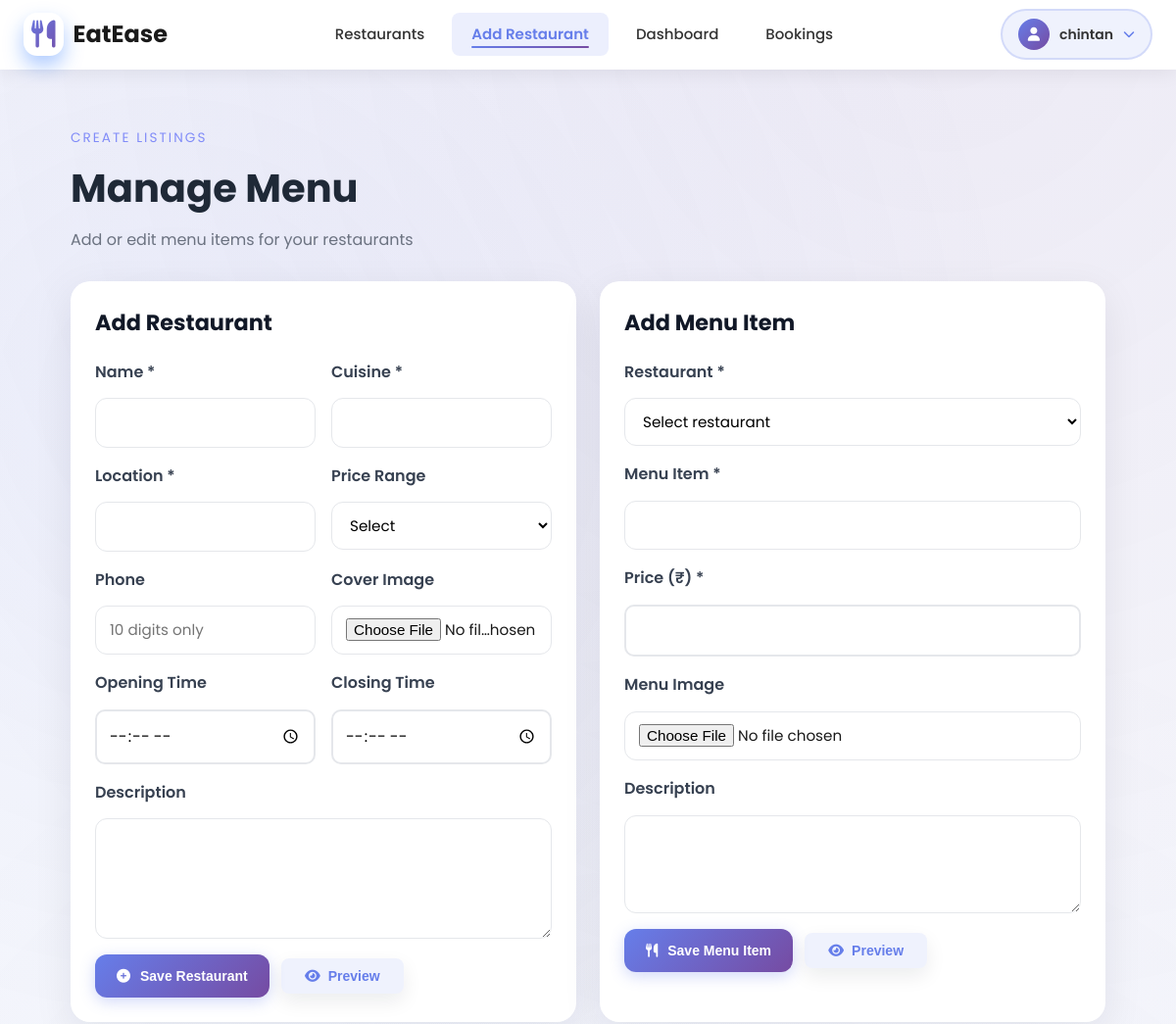
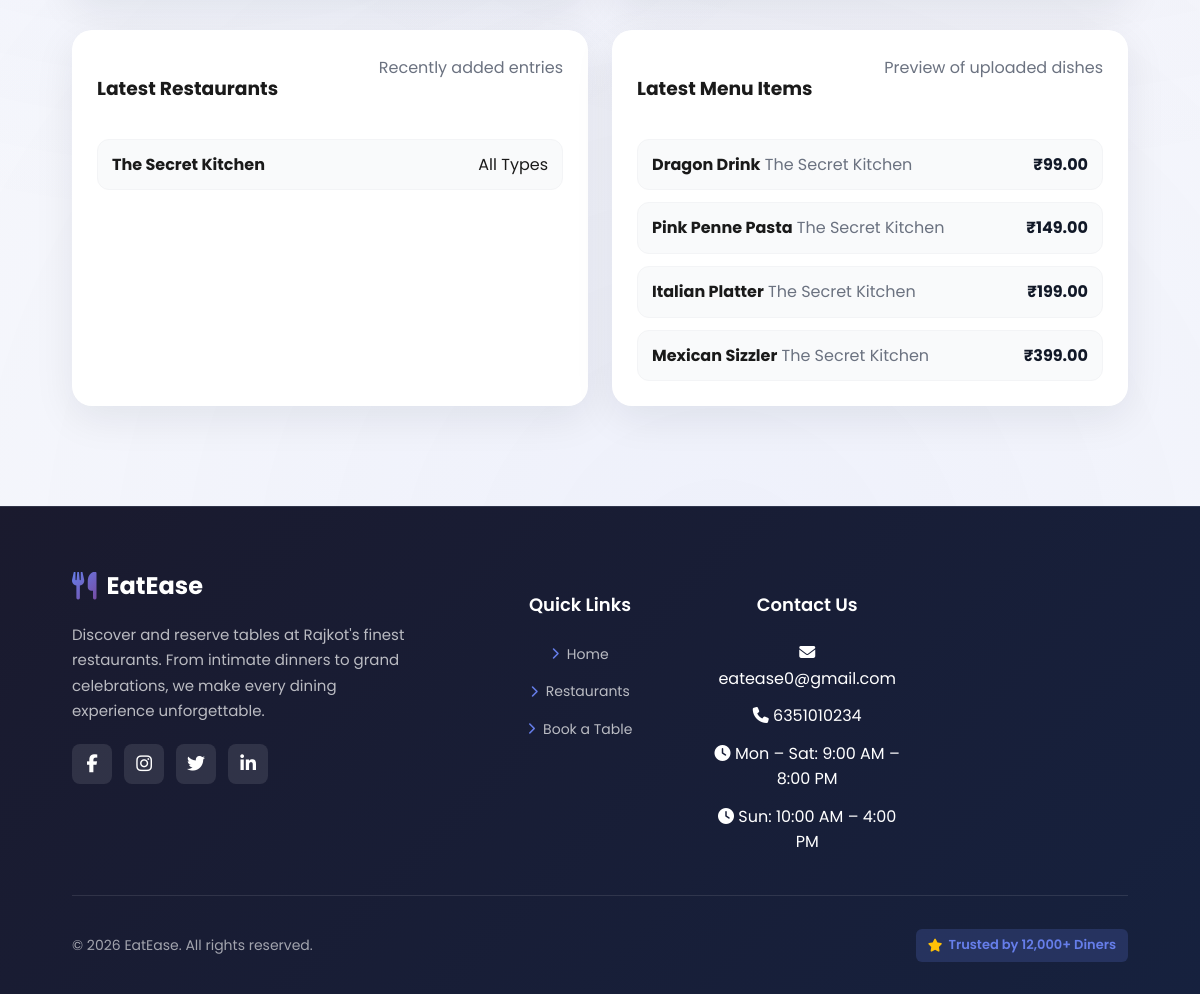
Screenshot of /restaurants/manage.php (signed in) with the database file from the repository (2 pictures, top to bottom).
### tables this page shows
CREATE TABLE `hotels` (
  `id` int(10) UNSIGNED NOT NULL,
  `name` varchar(255) NOT NULL,
  `description` text DEFAULT NULL,
  `cuisine_type` varchar(100) DEFAULT NULL,
  `location` varchar(255) DEFAULT NULL,
  `phone` varchar(20) DEFAULT NULL,
  `open_time` time DEFAULT NULL,
  `close_time` time DEFAULT NULL,
  `price_range` varchar(10) DEFAULT NULL,
  `image_url` varchar(500) DEFAULT NULL,
  `avg_rating` decimal(3,2) DEFAULT 0.00,
  `total_ratings` int(10) UNSIGNED DEFAULT 0,
  `owner_id` int(10) UNSIGNED DEFAULT NULL,
  `created_at` datetime NOT NULL DEFAULT current_timestamp(),
  `updated_at` datetime DEFAULT NULL ON UPDATE current_timestamp(),
  `deleted_at` datetime DEFAULT NULL
);

CREATE TABLE `menu_items` (
  `id` int(10) UNSIGNED NOT NULL,
  `hotel_id` int(10) UNSIGNED NOT NULL,
  `name` varchar(255) NOT NULL,
  `description` text DEFAULT NULL,
  `price` decimal(8,2) NOT NULL,
  `image_path` varchar(500) DEFAULT NULL,
  `created_at` datetime NOT NULL DEFAULT current_timestamp()
);

### restaurants/manage.php (the view, shortened to what this page needs)
<?php
require_once __DIR__ . '/../config/config.php';
$sessionRole = $_SESSION['role'] ?? 'user';
$edit_restaurant = null;
$owner_id_global = null;
if ($sessionRole === 'restaurant_owner') {
  $u_email = $_SESSION['email'];
  $u_stmt = $mysqli->prepare("SELECT id FROM users WHERE email = ?");
  $u_stmt->bind_param("s", $u_email);
  $u_stmt->execute();
  $u_res = $u_stmt->get_result();
  if ($u_row = $u_res->fetch_assoc()) {
    $owner_id_global = $u_row['id'];
  }
}
$restaurants = [];
if ($sessionRole === 'admin') {
  $restaurants_query = "
    SELECT h.id, h.name, h.cuisine_type, h.location, h.phone, h.created_at,
           u.first_name, u.last_name, u.email as owner_email
    FROM hotels h
    LEFT JOIN users u ON h.owner_id = u.id
    WHERE h.deleted_at IS NULL
    ORDER BY h.created_at DESC
  ";
  $restaurants_result = $mysqli->query($restaurants_query);
  if ($restaurants_result) {
    while ($row = $restaurants_result->fetch_assoc()) {
      $restaurants[] = $row;
    }
  }
} else {
  $owner_email = $_SESSION['email'];
  $owner_stmt = $mysqli->prepare("SELECT id FROM users WHERE email = ?");
  $owner_stmt->bind_param("s", $owner_email);
  $owner_stmt->execute();
  $owner_result = $owner_stmt->get_result();
  $owner = $owner_result->fetch_assoc();
  $owner_id = $owner ? $owner['id'] : 0;
  $restaurants_query = "
    SELECT id, name, cuisine_type
    FROM hotels
    WHERE owner_id = ? AND deleted_at IS NULL
    ORDER BY name ASC
  ";
  $restaurants_stmt = $mysqli->prepare($restaurants_query);
  $restaurants_stmt->bind_param("i", $owner_id);
  $restaurants_stmt->execute();
  $restaurants_result = $restaurants_stmt->get_result();
  while ($row = $restaurants_result->fetch_assoc()) {
    $restaurants[] = $row;
  }
}
$recent_menus = [];
if ($sessionRole === 'restaurant_owner' && $owner_id_global) {
  $stmt = $mysqli->prepare("SELECT m.id, m.name, m.price, m.image_path, h.name AS hotel_name FROM menu_items m JOIN hotels h ON m.hotel_id = h.id WHERE h.deleted_at IS NULL AND h.owner_id = ? ORDER BY m.created_at DESC LIMIT 5");
  $stmt->bind_param("i", $owner_id_global);
  $stmt->execute();
  $res = $stmt->get_result();
  while ($row = $res->fetch_assoc()) {
    $recent_menus[] = $row;
  }
}
include '../includes/header.php';
?>
<link rel="stylesheet" href="../assets/css/manage-restaurants.css">
<section class="manage-wrapper">
  <div class="container">
    <div class="page-header" style="display: flex; justify-content: space-between; align-items: center;">
      <div>
        <?php if ($sessionRole === 'admin'): ?>
          <p class="eyebrow">Admin Panel</p>
          <h1>Manage Restaurants</h1>
          <p class="muted">View and manage all restaurant owner data</p>
        <?php else: ?>
          <p class="eyebrow">Create listings</p>
          <h1>Manage Menu</h1>
          <p class="muted">Add or edit menu items for your restaurants</p>
        <?php endif; ?>
      </div>
    </div>
    <div class="form-grid">
      <?php if ($sessionRole === 'restaurant_owner' || ($sessionRole === 'admin' && $edit_restaurant)): ?>
        <form method="POST" enctype="multipart/form-data" class="card">
          <?php if ($edit_restaurant): ?>
            <input type="hidden" name="update_restaurant" value="1">
            <input type="hidden" name="restaurant_id" value="<?php echo $edit_restaurant['id']; ?>">
            <div style="display: flex; justify-content: space-between; align-items: center; margin-bottom: 1rem;">
              <h2>Edit Restaurant</h2>
              <a href="manage.php" class="btn-secondary" style="font-size: 0.9rem;">Cancel Edit</a>
            </div>
          <?php else: ?>
            <h2>Add Restaurant</h2>
          <?php endif; ?>
          <div class="form-row">
            <div class="form-group">
              <label for="restaurant_name">Name *</label>
              <input type="text" id="restaurant_name" name="restaurant_name" value="<?php echo $edit_restaurant ? htmlspecialchars($edit_restaurant['name']) : ''; ?>" required>
            </div>
            <div class="form-group">
              <label for="cuisine_type">Cuisine *</label>
              <input type="text" id="cuisine_type" name="cuisine_type" value="<?php echo $edit_restaurant ? htmlspecialchars($edit_restaurant['cuisine_type']) : ''; ?>" required>
            </div>
          </div>
          <div class="form-row">
            <div class="form-group">
              <label for="location">Location *</label>
              <input type="text" id="location" name="location" value="<?php echo $edit_restaurant ? htmlspecialchars($edit_restaurant['location']) : ''; ?>" required>
            </div>
            <div class="form-group">
              <label for="price_range">Price Range</label>
              <select id="price_range" name="price_range">
                <option value="">Select</option>
              </select>
            </div>
          </div>
          <div class="form-row">
            <div class="form-group">
              <label for="phone">Phone</label>
              <input type="tel" id="phone" name="phone" maxlength="10" pattern="[0-9]{10}" placeholder="10 digits only" onkeypress="return /[0-9]/i.test(event.key)" value="<?php echo $edit_restaurant ? htmlspecialchars($edit_restaurant['phone']) : ''; ?>">
            </div>
            <div class="form-group">
              <label for="restaurant_image">Cover Image</label>
              <input type="file" id="restaurant_image" name="restaurant_image" accept="image/*">
            </div>
          </div>
          <div class="form-row">
            <div class="form-group">
              <label for="open_time">Opening Time</label>
              <input type="time" id="open_time" name="open_time" value="<?php echo $edit_restaurant && !empty($edit_restaurant['open_time']) ? htmlspecialchars(substr($edit_restaurant['open_time'], 0, 5)) : ''; ?>">
            </div>
            <div class="form-group">
              <label for="close_time">Closing Time</label>
              <input type="time" id="close_time" name="close_time" value="<?php echo $edit_restaurant && !empty($edit_restaurant['close_time']) ? htmlspecialchars(substr($edit_restaurant['close_time'], 0, 5)) : ''; ?>">
            </div>
          </div>
          <div class="form-group">
            <label for="description">Description</label>
            <textarea id="description" name="description" rows="4"><?php echo $edit_restaurant ? htmlspecialchars($edit_restaurant['description']) : ''; ?></textarea>
          </div>
          <button type="submit" class="btn-primary">
            <?php if ($edit_restaurant): ?>
              <i class="fas fa-save"></i> Update Restaurant
            <?php else: ?>
              <i class="fas fa-plus-circle"></i> Save Restaurant
            <?php endif; ?>
          </button>
          <button type="button" id="previewRestaurantBtn" class="btn-secondary" style="margin-left: 8px;">
            <i class="fas fa-eye"></i> Preview
          </button>
        </form>
      <?php endif; ?>
      <?php if ($sessionRole === 'restaurant_owner' && (isset($restaurants) ? count($restaurants) : 0) > 0): ?>
        <form method="POST" enctype="multipart/form-data" class="card">
          <h2>Add Menu Item</h2>
          <div class="form-group">
            <label for="hotel_id">Restaurant *</label>
            <select id="hotel_id" name="hotel_id" required>
              <option value="">Select restaurant</option>
            </select>
          </div>
          <div class="form-group">
            <label for="menu_name">Menu Item *</label>
            <input type="text" id="menu_name" name="menu_name" required>
          </div>
          <div class="form-group">
            <label for="price">Price (₹) *</label>
            <input type="number" id="price" name="price" min="1" step="0.01" required>
          </div>
          <div class="form-group">
            <label for="menu_image">Menu Image</label>
            <input type="file" id="menu_image" name="menu_image" accept="image/*">
          </div>
          <div class="form-group">
            <label for="menu_description">Description</label>
            <textarea id="menu_description" name="menu_description" rows="3"></textarea>
          </div>
          <button type="submit" class="btn-primary">
            <i class="fas fa-utensils"></i>
            Save Menu Item
          </button>
          <button type="button" id="previewMenuBtn" class="btn-secondary" style="margin-left: 8px;">
            <i class="fas fa-eye"></i> Preview
          </button>
        </form>
      <?php endif; ?>
    </div>
    <div class="recent-section">
      <div class="card">
        <div class="card-header">
          <h3>Latest Restaurants</h3>
          <p class="muted">Recently added entries</p>
        </div>
        <?php if (!empty($restaurants)): ?>
          <ul class="list">
            <?php foreach (array_slice($restaurants, 0, 5) as $restaurant): ?>
              <li>
                <strong><?php echo htmlspecialchars($restaurant['name']); ?></strong>
                <span><?php echo htmlspecialchars($restaurant['cuisine_type']); ?></span>
              </li>
            <?php endforeach; ?>
          </ul>
        <?php else: ?>
          <p class="muted empty-state">No restaurants yet.</p>
        <?php endif; ?>
      </div>
      <div class="card">
        <div class="card-header">
          <h3>Latest Menu Items</h3>
          <p class="muted">Preview of uploaded dishes</p>
        </div>
        <?php if (!empty($recent_menus)): ?>
          <ul class="menu-list">
            <?php foreach ($recent_menus as $item): ?>
              <li>
                <div>
                  <strong><?php echo htmlspecialchars($item['name']); ?></strong>
                  <span class="muted"><?php echo htmlspecialchars($item['hotel_name']); ?></span>
                </div>
                <span class="price">₹<?php echo number_format($item['price'], 2); ?></span>
              </li>
            <?php endforeach; ?>
          </ul>
        <?php else: ?>
          <p class="muted empty-state">No menu items recorded yet.</p>
        <?php endif; ?>
      </div>
    </div>
  </div>
</section>
<?php include '../includes/footer.php'; ?>

### assets/css/style.css (style rules this page uses)
:root { --brand1:#667eea; --brand2:#764ba2; --brand3:#667eea; --brand4:#764ba2; --bg:#f8f9fa; --text:#1a1a1a; --muted:#666; --white:#fff; --card:#ffffff; --border:rgba(255,255,255,0.4); --shadow:0 4px 20px rgba(0,0,0,.08); }
* { box-sizing:border-box }
html,body { height:100% }
body { margin:0; font-family:'Poppins',system-ui,-apple-system,Segoe UI,Roboto,Ubuntu,'Helvetica Neue',Arial; color:var(--text); background:var(--bg); position:relative; min-height:100%; line-height:1.6; }
body::before { content:''; position:fixed; inset:0; background: radial-gradient(circle at 15% 20%, rgba(102,126,234,.08), transparent 45%), radial-gradient(circle at 80% 0%, rgba(118,75,162,.08), transparent 55%), radial-gradient(circle at 60% 80%, rgba(102,126,234,.06), transparent 60%); pointer-events:none; z-index:-2; }
.container { width:min(1200px,92%);margin:0 auto }
.muted { color:var(--muted) }
.btn-primary,.btn-secondary,.btn-danger { border:none; cursor:pointer; border-radius:14px; padding:12px 20px; font-weight:600; transition:transform .2s ease, box-shadow .2s ease; }
.btn-primary { background:linear-gradient(120deg,var(--brand1),var(--brand2)); color:#fff; box-shadow:0 10px 30px rgba(255,122,24,.25); }
.btn-secondary { background:rgba(255,255,255,.65); color:var(--brand1); border:1px solid rgba(255,122,24,.3); box-shadow:0 8px 20px rgba(15,23,42,.08); }
.card { background:rgba(255,255,255,.96); border-radius:24px; box-shadow:var(--shadow); padding:26px; border:1px solid rgba(255,255,255,.5); backdrop-filter:blur(6px); }
.form-group { display:flex; flex-direction:column; gap:8px }
.form-group input,.form-group select,.form-group textarea { padding:12px 12px; border:1px solid #e5e7eb; border-radius:10px; font:inherit; background:#fff }
.card-header { display:flex; align-items:flex-start; justify-content:space-between; gap:12px; margin-bottom:18px; }
label { font-weight: 500; color: #2f3e2f; }
.form-group label { display: block; margin-bottom: 8px; font-weight: 600; color: var(--text); }
.form-group input[type="date"], .form-group input[type="time"], .form-group input[type="number"], .form-group select { width: 100%; padding: 12px; border: 2px solid #e5e7eb; border-radius: 10px; font-size: 1rem; transition: border-color 0.3s; }
.form-group textarea { width: 100%; padding: 12px; border: 2px solid #e5e7eb; border-radius: 10px; font-size: 1rem; font-family: inherit; min-height: 100px; resize: vertical; transition: border-color 0.3s; }

### assets/css/header.css (style rules this page uses)
.btn-secondary, .btn-primary { display: inline-flex; align-items: center; gap: 8px; padding: 10px 24px; border-radius: 8px; font-size: 14px; font-weight: 600; text-decoration: none; transition: all 0.3s ease; border: none; cursor: pointer; }
.btn-secondary { background: rgba(102, 126, 234, 0.1); color: #667eea; }
.btn-primary { background: linear-gradient(135deg, #667eea 0%, #764ba2 100%); color: white; box-shadow: 0 4px 15px rgba(102, 126, 234, 0.3); }
body { padding-top: 70px; }
html { scroll-behavior: smooth; }
.container { max-width: 1200px; margin: 0 auto; padding: 0 24px; }

### rows the page displays
hotels: name "The Secret Kitchen", cuisine_type "All Types"
menu_items: name "Dragon Drink", hotel.name "The Secret Kitchen", price "99.00"
menu_items: name "Pink Penne Pasta", hotel.name "The Secret Kitchen", price "149.00"
menu_items: name "Italian Platter", hotel.name "The Secret Kitchen", price "199.00"
menu_items: name "Mexican Sizzler", hotel.name "The Secret Kitchen", price "399.00"

### other values shown
explode(' ', $_SESSION['name'])[0] "chintan"
